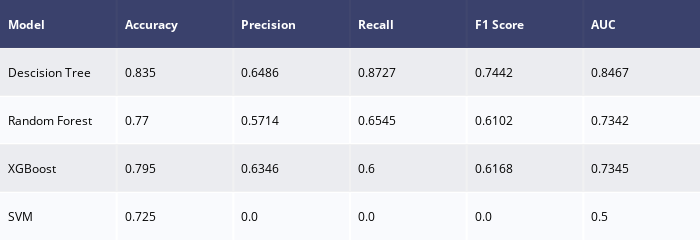

Notebook code cell kept with this figure:
### Code cell
# Create table of accuracies for data with PREPROCESSING AND BINNED VALUES
performance_preprossed_only = pd.DataFrame({
    'Model' : ['Descision Tree', 'Random Forest', 'SVM', 'XGBoost'],
    'Accuracy' : [round(DT1_acc, 4), round(RF1_acc, 4), round(SVM1_acc, 4), round(XGB1_acc, 4)],
    'Precision' : [round(DT1_precision, 4), round(RF1_precision, 4), round(SVM1_precision, 4), round(XGB1_precision, 4)],
    'Recall' : [round(DT1_recall, 4), round(RF1_recall, 4), round(SVM1_recall, 4), round(XGB1_recall, 4)],
    'F1 Score' : [round(DT1_f1score, 4), round(RF1_f1score, 4), round(SVM1_f1score, 4), round(XGB1_f1score, 4)],
    'AUC' : [round(DT1_auc, 4), round(RF1_auc, 4), round(SVM1_auc, 4), round(XGB1_auc, 4)]
})
performance_preprossed_only_df = performance_preprossed_only.sort_values(by='Recall', ascending=False)
# Model_comparison_df = Model_comparison_df.set_index('Accuracy Score (%)')
# Model_comparison_df.reset_index()

#create table of results
fig =  ff.create_table(performance_preprossed_only_df)
fig.update_layout(
    autosize=False,
    width=700,
    height=200,
)
fig.show()

### Figure 1 — Plotly figure (JSON) as saved in the notebook; plotly's stock layout.template omitted (floating-point values rounded to 4 significant figures)
{"data": [{"colorscale": [[0, "#00083e"], [0.5, "#ededee"], [1, "#ffffff"]], "hoverinfo": "none", "opacity": 0.75, "showscale": false, "type": "heatmap", "z": [[0, 0, 0, 0, 0, 0], [0.5, 0.5, 0.5, 0.5, 0.5, 0.5], [1, 1, 1, 1, 1, 1], [0.5, 0.5, 0.5, 0.5, 0.5, 0.5], [1, 1, 1, 1, 1, 1]]}], "layout": {"annotations": [{"align": "left", "font": {"color": "#ffffff"}, "showarrow": false, "text": "<b>Model</b>", "x": -0.45, "xanchor": "left", "xref": "x", "y": 0, "yref": "y"}, {"align": "left", "font": {"color": "#ffffff"}, "showarrow": false, "text": "<b>Accuracy</b>", "x": 0.55, "xanchor": "left", "xref": "x", "y": 0, "yref": "y"}, {"align": "left", "font": {"color": "#ffffff"}, "showarrow": false, "text": "<b>Precision</b>", "x": 1.55, "xanchor": "left", "xref": "x", "y": 0, "yref": "y"}, {"align": "left", "font": {"color": "#ffffff"}, "showarrow": false, "text": "<b>Recall</b>", "x": 2.55, "xanchor": "left", "xref": "x", "y": 0, "yref": "y"}, {"align": "left", "font": {"color": "#ffffff"}, "showarrow": false, "text": "<b>F1 Score</b>", "x": 3.55, "xanchor": "left", "xref": "x", "y": 0, "yref": "y"}, {"align": "left", "font": {"color": "#ffffff"}, "showarrow": false, "text": "<b>AUC</b>", "x": 4.55, "xanchor": "left", "xref": "x", "y": 0, "yref": "y"}, {"align": "left", "font": {"color": "#000000"}, "showarrow": false, "text": "Descision Tree", "x": -0.45, "xanchor": "left", "xref": "x", "y": 1, "yref": "y"}, {"align": "left", "font": {"color": "#000000"}, "showarrow": false, "text": "0.835", "x": 0.55, "xanchor": "left", "xref": "x", "y": 1, "yref": "y"}, {"align": "left", "font": {"color": "#000000"}, "showarrow": false, "text": "0.6486", "x": 1.55, "xanchor": "left", "xref": "x", "y": 1, "yref": "y"}, {"align": "left", "font": {"color": "#000000"}, "showarrow": false, "text": "0.8727", "x": 2.55, "xanchor": "left", "xref": "x", "y": 1, "yref": "y"}, {"align": "left", "font": {"color": "#000000"}, "showarrow": false, "text": "0.7442", "x": 3.55, "xanchor": "left", "xref": "x", "y": 1, "yref": "y"}, {"align": "left", "font": {"color": "#000000"}, "showarrow": false, "text": "0.8467", "x": 4.55, "xanchor": "left", "xref": "x", "y": 1, "yref": "y"}, {"align": "left", "font": {"color": "#000000"}, "showarrow": false, "text": "Random Forest", "x": -0.45, "xanchor": "left", "xref": "x", "y": 2, "yref": "y"}, {"align": "left", "font": {"color": "#000000"}, "showarrow": false, "text": "0.77", "x": 0.55, "xanchor": "left", "xref": "x", "y": 2, "yref": "y"}, {"align": "left", "font": {"color": "#000000"}, "showarrow": false, "text": "0.5714", "x": 1.55, "xanchor": "left", "xref": "x", "y": 2, "yref": "y"}, {"align": "left", "font": {"color": "#000000"}, "showarrow": false, "text": "0.6545", "x": 2.55, "xanchor": "left", "xref": "x", "y": 2, "yref": "y"}, {"align": "left", "font": {"color": "#000000"}, "showarrow": false, "text": "0.6102", "x": 3.55, "xanchor": "left", "xref": "x", "y": 2, "yref": "y"}, {"align": "left", "font": {"color": "#000000"}, "showarrow": false, "text": "0.7342", "x": 4.55, "xanchor": "left", "xref": "x", "y": 2, "yref": "y"}, {"align": "left", "font": {"color": "#000000"}, "showarrow": false, "text": "XGBoost", "x": -0.45, "xanchor": "left", "xref": "x", "y": 3, "yref": "y"}, {"align": "left", "font": {"color": "#000000"}, "showarrow": false, "text": "0.795", "x": 0.55, "xanchor": "left", "xref": "x", "y": 3, "yref": "y"}, {"align": "left", "font": {"color": "#000000"}, "showarrow": false, "text": "0.6346", "x": 1.55, "xanchor": "left", "xref": "x", "y": 3, "yref": "y"}, {"align": "left", "font": {"color": "#000000"}, "showarrow": false, "text": "0.6", "x": 2.55, "xanchor": "left", "xref": "x", "y": 3, "yref": "y"}, {"align": "left", "font": {"color": "#000000"}, "showarrow": false, "text": "0.6168", "x": 3.55, "xanchor": "left", "xref": "x", "y": 3, "yref": "y"}, {"align": "left", "font": {"color": "#000000"}, "showarrow": false, "text": "0.7345", "x": 4.55, "xanchor": "left", "xref": "x", "y": 3, "yref": "y"}, {"align": "left", "font": {"color": "#000000"}, "showarrow": false, "text": "SVM", "x": -0.45, "xanchor": "left", "xref": "x", "y": 4, "yref": "y"}, {"align": "left", "font": {"color": "#000000"}, "showarrow": false, "text": "0.725", "x": 0.55, "xanchor": "left", "xref": "x", "y": 4, "yref": "y"}, {"align": "left", "font": {"color": "#000000"}, "showarrow": false, "text": "0.0", "x": 1.55, "xanchor": "left", "xref": "x", "y": 4, "yref": "y"}, {"align": "left", "font": {"color": "#000000"}, "showarrow": false, "text": "0.0", "x": 2.55, "xanchor": "left", "xref": "x", "y": 4, "yref": "y"}, {"align": "left", "font": {"color": "#000000"}, "showarrow": false, "text": "0.0", "x": 3.55, "xanchor": "left", "xref": "x", "y": 4, "yref": "y"}, {"align": "left", "font": {"color": "#000000"}, "showarrow": false, "text": "0.5", "x": 4.55, "xanchor": "left", "xref": "x", "y": 4, "yref": "y"}], "autosize": false, "height": 200, "margin": {"b": 0, "l": 0, "r": 0, "t": 0}, "width": 700, "xaxis": {"dtick": 1, "gridwidth": 2, "showticklabels": false, "tick0": -0.5, "ticks": "", "zeroline": false}, "yaxis": {"autorange": "reversed", "dtick": 1, "gridwidth": 2, "showticklabels": false, "tick0": 0.5, "ticks": "", "zeroline": false}}}
